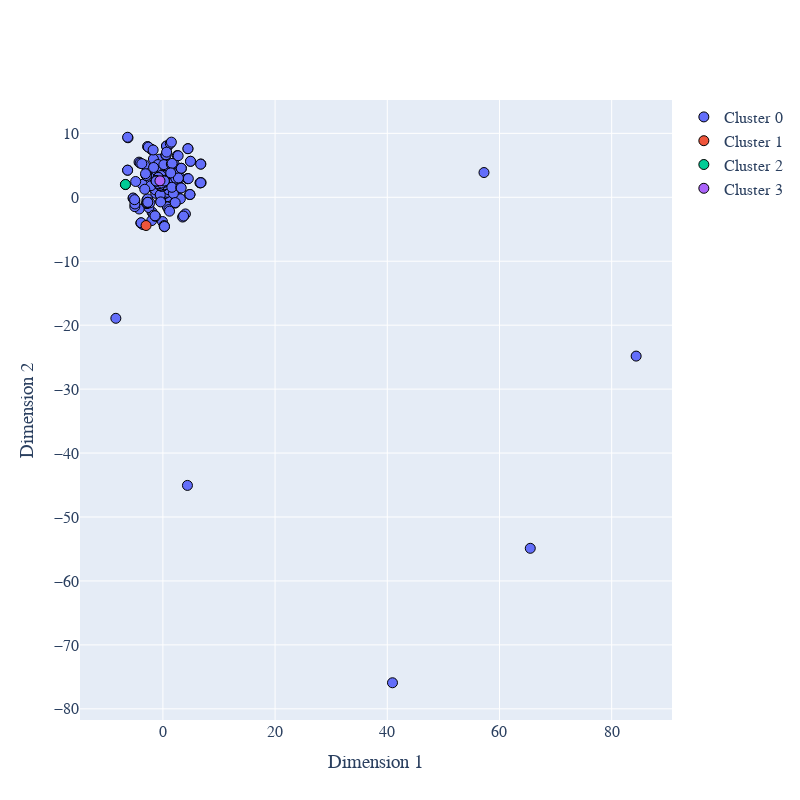

Source (notebook cell):
### Code cell
from sklearn.manifold import TSNE

#plotly imports
import plotly as py
import plotly.express as px
import plotly.graph_objs as go
from plotly.offline import download_plotlyjs, init_notebook_mode, plot, iplot

plotX = X.copy()

#plotly imports
import plotly as py
import plotly.express as px
import plotly.graph_objs as go
from plotly.offline import download_plotlyjs, init_notebook_mode, plot, iplot

# TSNE import
from sklearn.manifold import TSNE

#T-SNE with two principal components
TSNE_2d = TSNE(n_components=2, init='random')

clusters = ml_df['cluster_labels']
uniq_clusters = ml_df['cluster_labels'].unique()
uniqs = uniq_clusters.tolist()
uniqs.sort()

PCs_2d = pd.DataFrame(TSNE_2d.fit_transform(plotX))
PCs_2d.columns = ["PC1_2d", "PC2_2d"]
plotX['clusters'] = clusters
plotX['PC1_2d'] = PCs_2d['PC1_2d']
plotX['PC2_2d'] = PCs_2d['PC2_2d']

traces = []

for cluster in uniqs:
    cluster_data = plotX[plotX['clusters'] == cluster]

    #trace1 is for 'Cluster 0'
    trace = go.Scatter(
                        x = cluster_data["PC1_2d"],
                        y = cluster_data["PC2_2d"],
                        mode = "markers",
                        name = "Cluster " + str(cluster),
                        marker = dict(size = 10, line=dict(width=1,color='Black')),
                        text = None)

    traces.append(trace)



layout = dict(xaxis= dict(title= 'Dimension 1',zeroline= False),
              yaxis= dict(title= 'Dimension 2',zeroline= False),
              font_family="Arial",
              font = dict(size=16),
              width=800,
              height=800
             )

fig = dict(data = traces, layout = layout)

iplot(fig)

### Figure 1 — Plotly figure (JSON) as saved in the notebook; plotly's stock layout.template omitted (floating-point values rounded to 4 significant figures; data arrays with more than 128 entries replaced by an {"elided": "..."} marker saying what was removed)
{"data": [{"marker": {"line": {"color": "Black", "width": 1}, "size": 10}, "mode": "markers", "name": "Cluster 0", "type": "scatter", "x": {"elided": "195 float values"}, "y": {"elided": "195 float values"}}, {"marker": {"line": {"color": "Black", "width": 1}, "size": 10}, "mode": "markers", "name": "Cluster 1", "type": "scatter", "x": [-3.006], "y": [-4.414]}, {"marker": {"line": {"color": "Black", "width": 1}, "size": 10}, "mode": "markers", "name": "Cluster 2", "type": "scatter", "x": [-6.675, -6.679], "y": [1.988, 2.007]}, {"marker": {"line": {"color": "Black", "width": 1}, "size": 10}, "mode": "markers", "name": "Cluster 3", "type": "scatter", "x": [-0.5261], "y": [2.579]}], "layout": {"font": {"family": "Arial", "size": 16}, "height": 800, "width": 800, "xaxis": {"title": {"text": "Dimension 1"}, "zeroline": false}, "yaxis": {"title": {"text": "Dimension 2"}, "zeroline": false}}}
